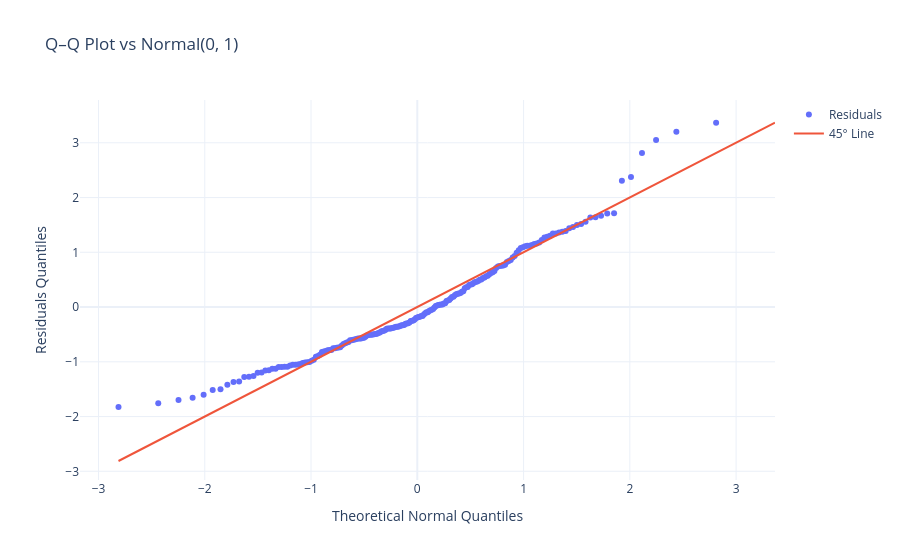
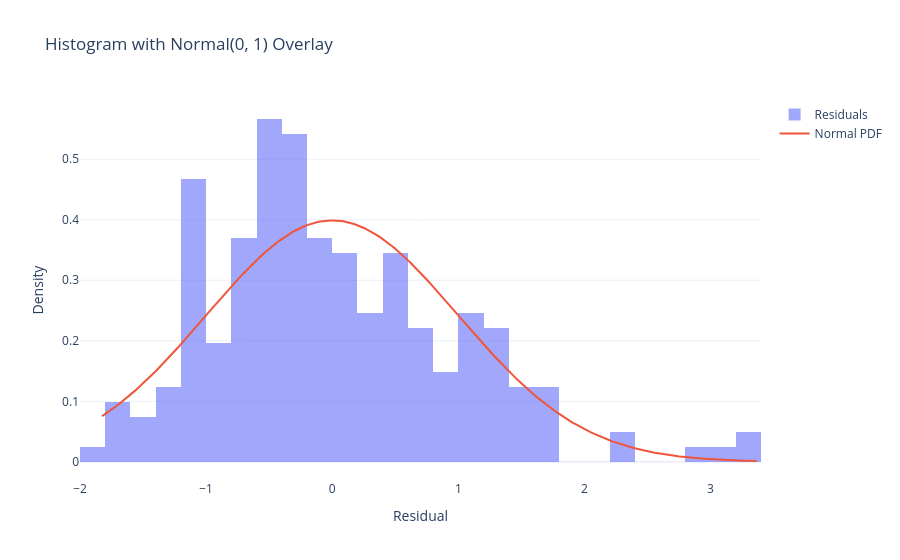

Here is the notebook cell these charts were saved with, in order:
### Code cell
# Normality Check
norm_check = ols.check_normality(y=y, X=X)

### Figure 1 — Plotly figure (JSON) as saved in the notebook; plotly's stock layout.template omitted (floating-point values rounded to 4 significant figures; data arrays with more than 128 entries replaced by an {"elided": "..."} marker saying what was removed)
{"data": [{"hovertemplate": "Label: %{text}<br>X: %{x}<br>Y: %{y}<extra></extra>", "mode": "markers", "name": "Residuals", "text": {"elided": "203 str values"}, "type": "scatter", "x": {"elided": "203 float values"}, "y": {"elided": "203 float values"}}, {"mode": "lines", "name": "45° Line", "type": "scatter", "x": [-2.812, 3.366], "y": [-2.812, 3.366]}], "layout": {"title": {"text": "Q–Q Plot vs Normal(0, 1)"}, "xaxis": {"title": {"text": "Theoretical Normal Quantiles"}}, "yaxis": {"title": {"text": "Residuals Quantiles"}}}}

### Figure 2 — Plotly figure (JSON) as saved in the notebook; plotly's stock layout.template omitted (floating-point values rounded to 4 significant figures; data arrays with more than 128 entries replaced by an {"elided": "..."} marker saying what was removed)
{"data": [{"histnorm": "probability density", "name": "Residuals", "nbinsx": 50, "opacity": 0.6, "type": "histogram", "x": {"elided": "203 float values"}}, {"mode": "lines", "name": "Normal PDF", "type": "scatter", "x": {"elided": "400 float values"}, "y": {"elided": "400 float values"}}], "layout": {"barmode": "overlay", "title": {"text": "Histogram with Normal(0, 1) Overlay"}, "xaxis": {"title": {"text": "Residual"}}, "yaxis": {"title": {"text": "Density"}}}}
